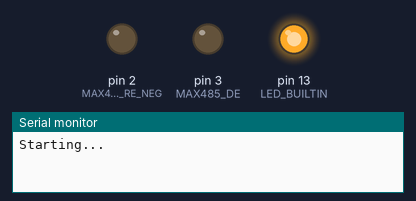
Bench run of a sketch on a simulated Arduino Mega 2560, built with avr-gcc and run on an emulated ATmega2560. Parts: output pins drawn as LEDs (lit = HIGH), the last lines printed to the serial monitor.

Above: at 1.0 s.
At 7.0 s:
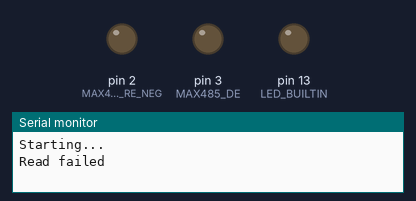
Timing chart, 0 to 15.6 s (numbered marks = the images above):
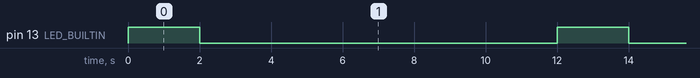

Measured:
- by itself, pin 13 (LED_BUILTIN): alternates HIGH for 2.0 s and LOW for 10.0 s

The sketch:

RS485_HalfDuplex.ino
```cpp
// (licence header left out)
#include <ModbusMaster.h>

/*!
  We're using a MAX485-compatible RS485 Transceiver.
  Rx/Tx is hooked up to the hardware serial port at 'Serial'.
  The Data Enable and Receiver Enable pins are hooked up as follows:
*/
#define MAX485_DE      3
#define MAX485_RE_NEG  2

#define SLAVE_ID    (1)

// instantiate ModbusMaster object
ModbusMaster node;

void preTransmission()
{
  digitalWrite(MAX485_RE_NEG, 1);
  digitalWrite(MAX485_DE, 1);
}

void postTransmission()
{
  digitalWrite(MAX485_RE_NEG, 0);
  digitalWrite(MAX485_DE, 0);
}

void setup()
{
  // initialize digital pin LED_BUILTIN as an output.
  pinMode(LED_BUILTIN, OUTPUT);

  pinMode(MAX485_RE_NEG, OUTPUT);
  pinMode(MAX485_DE, OUTPUT);
  // Init in receive mode
  digitalWrite(MAX485_RE_NEG, 0);
  digitalWrite(MAX485_DE, 0);

  Serial.begin(9600);

  Serial.println("Starting...");

  // Modbus communication runs at 2400 baud
  Serial1.begin(2400);

  // Modbus slave ID 1
  node.begin(SLAVE_ID, Serial1);
  // Callbacks allow us to configure the RS485 transceiver correctly
  node.preTransmission(preTransmission);
  node.postTransmission(postTransmission);
}

void loop()
{
  uint8_t result;
  uint16_t data[6];

  digitalWrite(LED_BUILTIN, HIGH);

  // Read 2 input registers (4 bytes) starting at 0x0006; 30007 Amps)
  result = node.readInputRegisters(0x0006, 2);

  if (result == node.ku8MBSuccess)
  {
    Serial.print("Amps: ");
    Serial.println(node.getResponseBuffer(0x04)/100.0f);
    Serial.print("Pload: ");
    Serial.println((node.getResponseBuffer(0x0D) +
                    node.getResponseBuffer(0x0E) << 16)/100.0f);
  }
  else {
    Serial.println("Read failed");
  }

  digitalWrite(LED_BUILTIN, LOW);    // turn the LED off by making the voltage LOW

  delay(10000);
}
```
